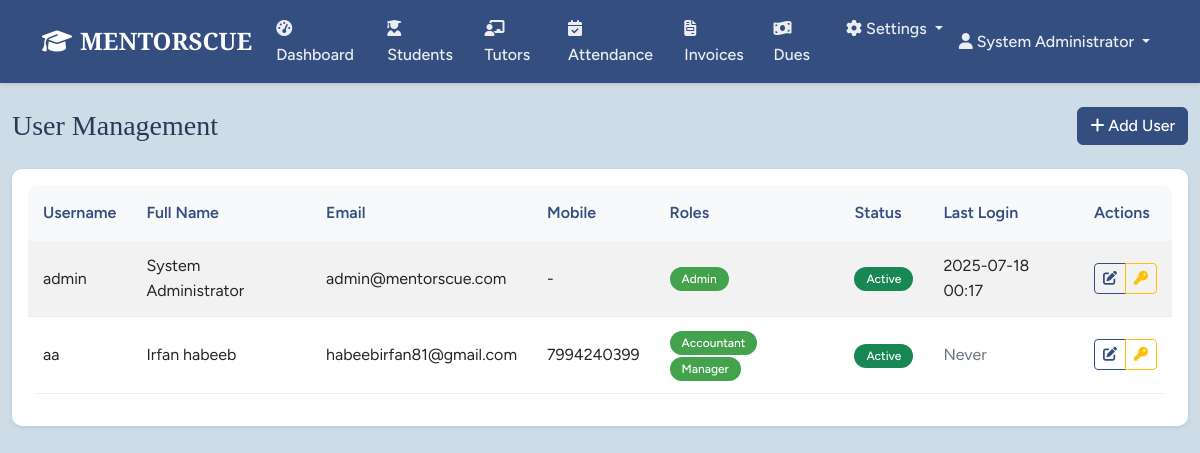
Before: /admin/users (signed in) with the older database file.
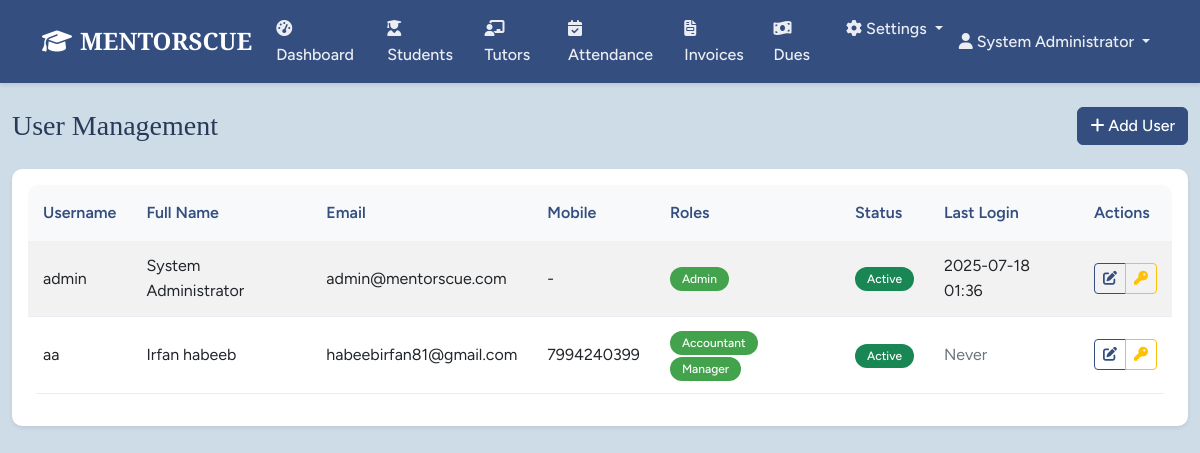
After: the same page with the newer database file.
### models.py (models this page shows, shortened)
class User(UserMixin, db.Model):
    id = db.Column(db.Integer, primary_key=True)
    username = db.Column(db.String(80), unique=True, nullable=False)
    password_hash = db.Column(db.String(256), nullable=False)
    email = db.Column(db.String(120), unique=True, nullable=True)
    full_name = db.Column(db.String(120), nullable=True)
    mobile = db.Column(db.String(20), nullable=True)
    created_at = db.Column(db.DateTime, default=datetime.utcnow)
    last_login = db.Column(db.DateTime)
    is_active = db.Column(db.Boolean, default=True)
    remember_me = db.Column(db.Boolean, default=False)
    roles = db.relationship('Role', secondary=user_roles, backref='users')
    def has_role(self, role_name):
        return any(role.name == role_name for role in self.roles)
    def has_permission(self, permission):
        return any(role.has_permission(permission) for role in self.roles)
    def is_tutor_user(self):
        return self.has_role('Tutor')

### routes.py (the view)
@app.route('/admin/users')
@login_required
@permission_required(Permission.MANAGE_USERS)
def user_management():
    users = User.query.all()
    roles = Role.query.all()
    return render_template('user_management.html', users=users, roles=roles)

### app.py (called while the page is built)
@login_manager.user_loader
def load_user(user_id):
    from models import User
    return User.query.get(int(user_id))

### models.py (called while the page is built)
    def has_permission(self, perm):
        return self.permissions & perm == perm

### routes.py (called while the page is built)
@app.context_processor
def inject_permissions():
    return dict(Permission=Permission, User=User, Role=Role, Student=Student, Tutor=Tutor,
                Attendance=Attendance, StudentInvoice=StudentInvoice,
                TutorReceipt=TutorReceipt, Announcement=Announcement, Settings=Settings,
                datetime=datetime, db=db, timedelta=timedelta)

### utils.py (called while the page is built)
def permission_required(permission):
    def decorator(f):
        from functools import wraps
        @wraps(f)
        def decorated_function(*args, **kwargs):
            from flask_login import current_user
            from flask import abort
            if not current_user.is_authenticated:
                return redirect(url_for('auth.login'))
            if not current_user.has_permission(permission):
                abort(403)
            return f(*args, **kwargs)
        return decorated_function
    return decorator

### templates/user_management.html (shortened to what the changed rows need)
{% extends "base.html" %}
{% block content %}
<div class="container-fluid">
    <div class="row">
        <div class="col-md-12">
            <div class="d-flex justify-content-between align-items-center mb-4">
                <h1 class="h3 mb-0">User Management</h1>
            </div>
            <div class="card">
                <div class="card-body">
                    <div class="table-responsive">
                        <table class="table table-striped">
                            <thead>
                                <tr>
                                    <th>Username</th>
                                    <th>Full Name</th>
                                    <th>Email</th>
                                    <th>Mobile</th>
                                    <th>Roles</th>
                                    <th>Status</th>
                                    <th>Last Login</th>
                                    <th>Actions</th>
                                </tr>
                            </thead>
                            <tbody>
                                {% for user in users %}
                                    {% if not user.is_tutor_user() %}
                                    <tr>
                                        <td>{{ user.username }}</td>
                                        <td>{{ user.full_name or '-' }}</td>
                                        <td>{{ user.email or '-' }}</td>
                                        <td>{{ user.mobile or '-' }}</td>
                                        <td>
                                            {% for role in user.roles %}
                                                <span class="badge bg-secondary">{{ role.name }}</span>
                                            {% endfor %}
                                        </td>
                                        <td>
                                            {% if user.is_active %}
                                                <span class="badge bg-success">Active</span>
                                            {% else %}
                                                <span class="badge bg-danger">Inactive</span>
                                            {% endif %}
                                        </td>
                                        <td>
                                            {% if user.last_login %}
                                                {{ user.last_login.strftime('%Y-%m-%d %H:%M') }}
                                            {% else %}
                                                <span class="text-muted">Never</span>
                                            {% endif %}
                                        </td>
                                        <td>
                                            <div class="btn-group" role="group">
                                                <button class="btn btn-sm btn-outline-primary"
                                                        onclick="editUser({{ user.id }}, '{{ user.username }}', '{{ user.full_name or '' }}', '{{ user.email or '' }}', '{{ user.mobile or '' }}', {{ user.is_active|lower }}, {{ user.roles|map(attribute='id')|list }})">
                                                    <i class="fas fa-edit"></i>
                                                </button>
                                                <button class="btn btn-sm btn-outline-warning"
                                                        onclick="resetPassword({{ user.id }}, '{{ user.username }}')">
                                                    <i class="fas fa-key"></i>
                                                </button>
                                            </div>
                                        </td>
                                    </tr>
                                    {% endif %}
                                {% endfor %}
                            </tbody>
                        </table>
                    </div>
                </div>
            </div>
        </div>
    </div>
</div>
{% endblock %}

### templates/base.html (shortened to what the changed rows need)
<!DOCTYPE html>
<html lang="en">
<head>
    <link href="https://cdn.jsdelivr.net/npm/bootstrap@5.3.0/dist/css/bootstrap.min.css" rel="stylesheet">
    <link href="https://cdnjs.cloudflare.com/ajax/libs/font-awesome/6.4.0/css/all.min.css" rel="stylesheet">
    <link href="{{ url_for('static', filename='css/style.css') }}" rel="stylesheet">
</head>
<body>
    {% if current_user.is_authenticated %}
    <nav class="navbar navbar-expand-lg navbar-dark bg-primary">
        <div class="container">
            <a class="navbar-brand fw-bold" href="{{ url_for('dashboard') }}">
                <i class="fas fa-graduation-cap me-2"></i>MENTORSCUE
            </a>
            <div class="collapse navbar-collapse" id="navbarNav">
                <ul class="navbar-nav me-auto">
                    {% if current_user.is_tutor_user() %}
                        <li class="nav-item">
                            <a class="nav-link" href="{{ url_for('tutor_dashboard') }}">
                                <i class="fas fa-tachometer-alt me-1"></i>Dashboard
                            </a>
                        </li>
                        <li class="nav-item">
                            <a class="nav-link" href="{{ url_for('attendance') }}">
                                <i class="fas fa-calendar-check me-1"></i>Attendance
                            </a>
                        </li>
                    {% else %}
                        <li class="nav-item">
                            <a class="nav-link" href="{{ url_for('dashboard') }}">
                                <i class="fas fa-tachometer-alt me-1"></i>Dashboard
                            </a>
                        </li>
                        {% if current_user.has_permission(Permission.VIEW_STUDENTS) %}
                        <li class="nav-item">
                            <a class="nav-link" href="{{ url_for('students_list') }}">
                                <i class="fas fa-user-graduate me-1"></i>Students
                            </a>
                        </li>
                        {% endif %}
                        {% if current_user.has_permission(Permission.VIEW_TUTORS) %}
                        <li class="nav-item">
                            <a class="nav-link" href="{{ url_for('tutors_list') }}">
                                <i class="fas fa-chalkboard-teacher me-1"></i>Tutors
                            </a>
                        </li>
                        {% endif %}
                        {% if current_user.has_permission(Permission.VIEW_ATTENDANCE) %}
                        <li class="nav-item">
                            <a class="nav-link" href="{{ url_for('attendance') }}">
                                <i class="fas fa-calendar-check me-1"></i>Attendance
                            </a>
                        </li>
                        {% endif %}
                        {% if current_user.has_permission(Permission.VIEW_INVOICES) %}
                        <li class="nav-item">
                            <a class="nav-link" href="{{ url_for('invoices') }}">
                                <i class="fas fa-file-invoice me-1"></i>Invoices
                            </a>
                        </li>
                        {% endif %}
                        {% if current_user.has_permission(Permission.VIEW_STUDENTS) %}
                        <li class="nav-item">
                            <a class="nav-link" href="{{ url_for('dues') }}">
                                <i class="fas fa-money-bill-wave me-1"></i>Dues
                            </a>
                        </li>
                        {% endif %}
                        {% if current_user.has_permission(Permission.ACCESS_SETTINGS) %}
                        <li class="nav-item dropdown">
                            <a class="nav-link dropdown-toggle" href="#" id="settingsDropdown" role="button" data-bs-toggle="dropdown">
                                <i class="fas fa-cog me-1"></i>Settings
                            </a>
                        </li>
                        {% endif %}
                    {% endif %}
                </ul>
                <ul class="navbar-nav">
                    <li class="nav-item dropdown">
                        <a class="nav-link dropdown-toggle" href="#" data-bs-toggle="dropdown">
                            <i class="fas fa-user me-1"></i>{{ current_user.full_name or current_user.username }}
                        </a>
                    </li>
                </ul>
            </div>
        </div>
    </nav>
    {% endif %}
    <main class="py-4">
        {% block content %}{% endblock %}
    </main>
</body>
</html>

Changed rows visible on the page:
changed User "admin": last_login "2025-07-18 00:17" → "2025-07-18 01:36"
